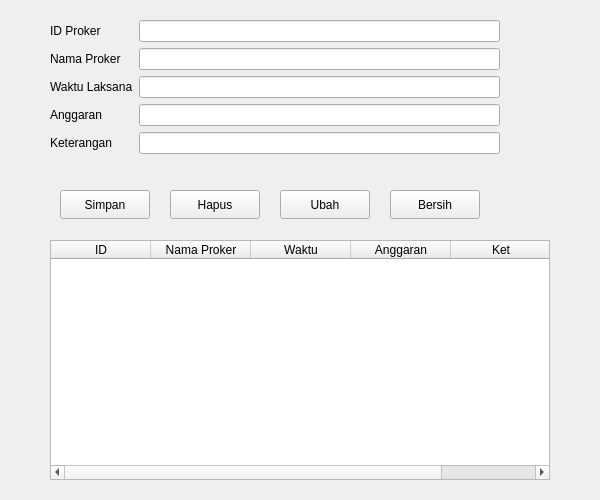
<?xml version="1.0" encoding="UTF-8"?>
<ui version="4.0">
 <class>FormProker</class>
 <widget class="QWidget" name="FormProker">
  <property name="geometry"> <rect> <x>0</x> <y>0</y> <width>600</width> <height>500</height> </rect> </property>
  <property name="windowTitle"> <string>Data Program Kerja</string> </property>
  <widget class="QWidget" name="formLayoutWidget">
   <property name="geometry"> <rect> <x>50</x> <y>20</y> <width>450</width> <height>150</height> </rect> </property>
   <layout class="QFormLayout" name="formLayout">
    <item row="0" column="0"><widget class="QLabel" name="l1"><property name="text"><string>ID Proker</string></property></widget></item>
    <item row="0" column="1"><widget class="QLineEdit" name="editID"/></item>
    <item row="1" column="0"><widget class="QLabel" name="l2"><property name="text"><string>Nama Proker</string></property></widget></item>
    <item row="1" column="1"><widget class="QLineEdit" name="editNama"/></item>
    <item row="2" column="0"><widget class="QLabel" name="l3"><property name="text"><string>Waktu Laksana</string></property></widget></item>
    <item row="2" column="1"><widget class="QLineEdit" name="editWaktu"/></item>
    <item row="3" column="0"><widget class="QLabel" name="l4"><property name="text"><string>Anggaran</string></property></widget></item>
    <item row="3" column="1"><widget class="QLineEdit" name="editAnggaran"/></item>
    <item row="4" column="0"><widget class="QLabel" name="l5"><property name="text"><string>Keterangan</string></property></widget></item>
    <item row="4" column="1"><widget class="QLineEdit" name="editKet"/></item>
   </layout>
  </widget>
  <widget class="QPushButton" name="btnSimpan"> <property name="geometry"> <rect> <x>60</x> <y>190</y> <width>90</width> <height>29</height> </rect> </property> <property name="text"> <string>Simpan</string> </property> </widget>
  <widget class="QPushButton" name="btnHapus"> <property name="geometry"> <rect> <x>170</x> <y>190</y> <width>90</width> <height>29</height> </rect> </property> <property name="text"> <string>Hapus</string> </property> </widget>
  <widget class="QPushButton" name="btnUbah"> <property name="geometry"> <rect> <x>280</x> <y>190</y> <width>90</width> <height>29</height> </rect> </property> <property name="text"> <string>Ubah</string> </property> </widget>
  <widget class="QPushButton" name="btnBersih"> <property name="geometry"> <rect> <x>390</x> <y>190</y> <width>90</width> <height>29</height> </rect> </property> <property name="text"> <string>Bersih</string> </property> </widget>
  <widget class="QTableWidget" name="tabelProker">
   <property name="geometry"> <rect> <x>50</x> <y>240</y> <width>500</width> <height>240</height> </rect> </property>
   <column><property name="text"><string>ID</string></property></column>
   <column><property name="text"><string>Nama Proker</string></property></column>
   <column><property name="text"><string>Waktu</string></property></column>
   <column><property name="text"><string>Anggaran</string></property></column>
   <column><property name="text"><string>Ket</string></property></column>
  </widget>
 </widget>
 <resources/> <connections/>
</ui>
